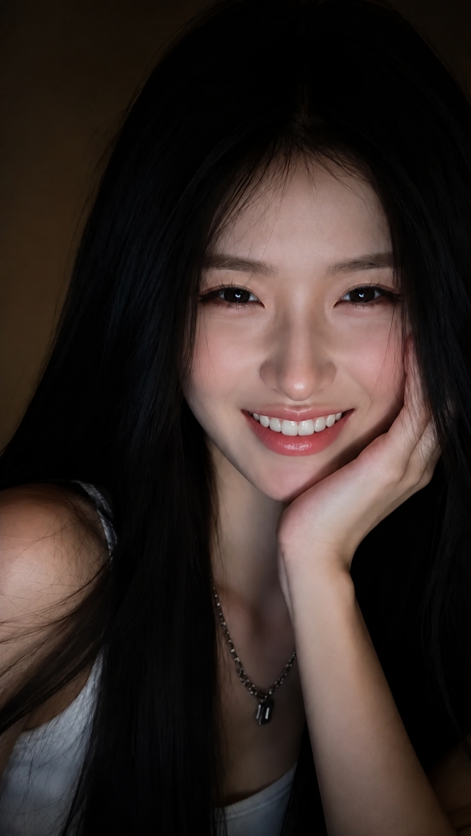
#> input picture assets/expressions/xiaoya_locket/reference-laugh.png, 941 x 1672 px (shown at 1/2 size); the run also reads 1 picture not shown here
$ python compose_locket_expressions.py
#> lines starting #> are read from the running program, lines starting #| are printed output that depends on the picture
#!/usr/bin/env python3
"""Build new locket expression stills from the original calibrated set.

The live renderer swaps source portraits above a strength threshold. Those
portraits must share the same crop, head size and hand pose as the August
xiaoya_locket references. This script never regenerates a full figure; it
only blends eyes / brows / mouth from the locked originals, plus a local
eyelid droop for sleepy.
"""

from __future__ import annotations

import argparse
from pathlib import Path

import cv2
import numpy as np
from PIL import Image

ROOT = Path(__file__).resolve().parents[1]
EXPR_DIR = ROOT / "assets" / "expressions" / "xiaoya_locket"
CANDIDATE_DIR = ROOT / "assets" / "expressions" / "candidates" / "stills"

# Pixel boxes on the 941x1672 August stills (see the y-grid on smirk).
REGIONS = {
    "face": (200, 280, 760, 1040),
    "brows": (270, 330, 690, 500),
    "eyes": (260, 460, 700, 690),
    "eye_l": (270, 460, 475, 690),
    "eye_r": (485, 460, 700, 690),
    "mouth": (320, 740, 660, 960),
    "cheeks": (250, 620, 730, 900),
}

ORIGINALS = (
    "reference-laugh.png",
    "reference-smirk.png",
    "reference-shy.png",
    "reference-wink.png",
    "reference-pout.png",
    "reference-one-brow.png",
    "reference-surprised.png",
    "reference-cute-annoyed.png",
    "reference-cheek-puff.png",
)


def load_rgb(path: Path) -> np.ndarray:
    image = np.asarray(Image.open(path).convert("RGB"))
#> image is the input picture: shape (1672, 941, 3); mean R, G, B 52.5, 41.1, 37.2
    if image.shape[:2] != (1672, 941):
        raise SystemExit(f"{path} must be 941x1672, got {image.shape[1]}x{image.shape[0]}")
    return image


# [48 lines left out: functions ellipse_mask, blend_region, droop_eyes, not called in this run]


def compose() -> dict[str, np.ndarray]:
    src = {name.removeprefix("reference-").removesuffix(".png"): load_rgb(EXPR_DIR / name) for name in ORIGINALS}
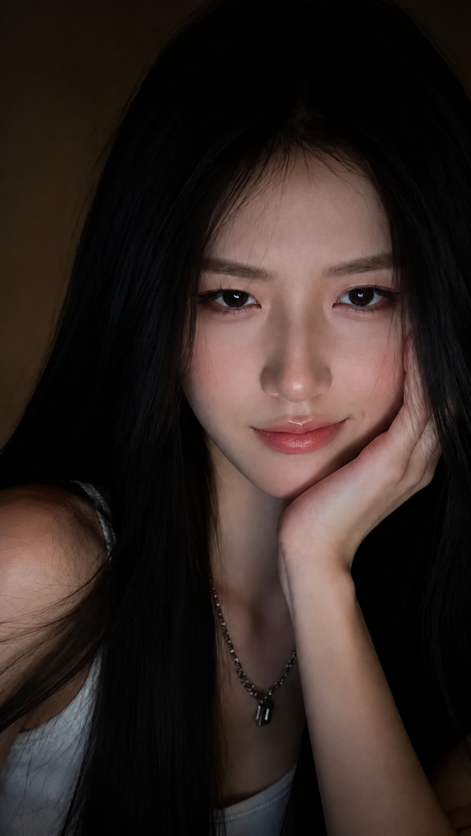
#> input picture assets/expressions/xiaoya_locket/reference-smirk.png, 941 x 1672 px (shown at 1/2 size)
#> in load_rgb, image is the input picture: shape (1672, 941, 3); mean R, G, B 50.1, 38.6, 34.5
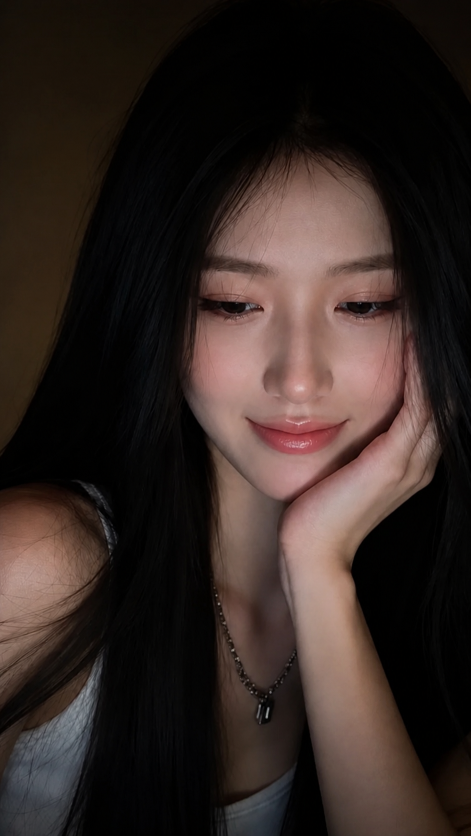
#> input picture assets/expressions/xiaoya_locket/reference-shy.png, 941 x 1672 px (shown at 1/2 size)
#> in load_rgb, image is the input picture: shape (1672, 941, 3); mean R, G, B 51.4, 39.3, 35.1
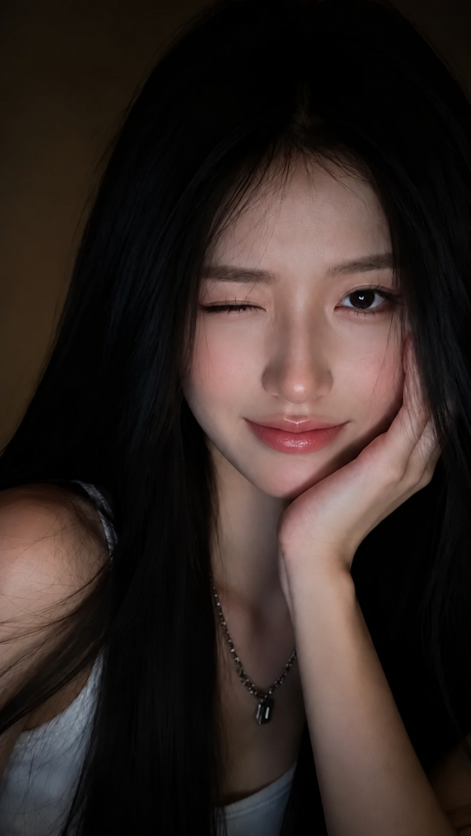
#> input picture assets/expressions/xiaoya_locket/reference-wink.png, 941 x 1672 px (shown at 1/2 size)
#> in load_rgb, image is the input picture: shape (1672, 941, 3); mean R, G, B 51, 39.7, 35.8
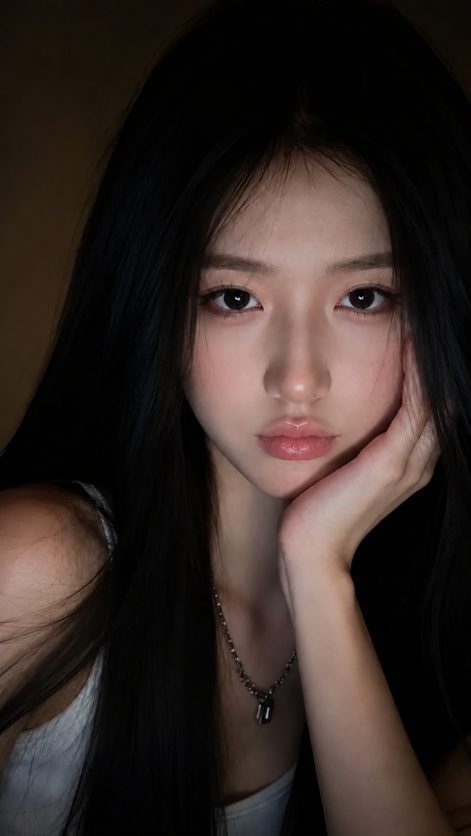
#> input picture assets/expressions/xiaoya_locket/reference-pout.png, 941 x 1672 px (shown at 1/2 size)
#> in load_rgb, image is the input picture: shape (1672, 941, 3); mean R, G, B 52, 40.7, 36.6

    soft_smile = src["smirk"].copy()
    blend_region(soft_smile, src["laugh"], "eyes", 0.42, feather=0.38)
    blend_region(soft_smile, src["laugh"], "cheeks", 0.18, feather=0.50)

    curious = src["one-brow"].copy()
    blend_region(curious, src["surprised"], "eyes", 0.80, feather=0.34)
    blend_region(curious, src["surprised"], "brows", 0.28, feather=0.38)
    blend_region(curious, src["surprised"], "mouth", 0.20, feather=0.45)

    # Hard swap sources stay on a single August plate so identity cannot drift.
    # Shy already looks aside; pout is the only safe closed-mouth bite stand-in.
    side_eye = src["shy"].copy()
    lip_bite = src["pout"].copy()
    sleepy = droop_eyes(src["one-brow"].copy(), amount=0.70)

    tender = src["shy"].copy()
    blend_region(tender, src["pout"], "mouth", 0.48, feather=0.40)
    blend_region(tender, src["cute-annoyed"], "brows", 0.18, feather=0.42)

    return {
        "soft-smile": soft_smile,
        "curious": curious,
        "side-eye": side_eye,
        "lip-bite": lip_bite,
        "sleepy": sleepy,
        "tender": tender,
    }


# [5 lines left out: function body_mse, not called in this run]


def write_png(path: Path, image: np.ndarray) -> None:
    path.parent.mkdir(parents=True, exist_ok=True)
    Image.fromarray(image).save(path, format="PNG")


def main() -> None:
    parser = argparse.ArgumentParser()
    parser.add_argument("--write", action="store_true", help="overwrite live reference PNGs")
    parser.add_argument("--preview-dir", type=Path, default=Path("/tmp/locket-composed"))
    args = parser.parse_args()

    built = compose()
    laugh = load_rgb(EXPR_DIR / "reference-laugh.png")
    args.preview_dir.mkdir(parents=True, exist_ok=True)

    print(f"{'name':12s} {'body_mse':>8s}  path")
    for name, image in built.items():
        mse = body_mse(image, laugh)
        preview = args.preview_dir / f"{name}.png"
        write_png(preview, image)
        face = image[280:1040, 200:760]
        Image.fromarray(face).resize((320, 430)).save(args.preview_dir / f"face-{name}.jpg", quality=90)
        print(f"{name:12s} {mse:8.1f}  {preview}")
        if args.write:
            live = EXPR_DIR / f"reference-{name}.png"
            write_png(live, image)
            candidate = CANDIDATE_DIR / f"{name}.png"
            if candidate.parent.is_dir():
                write_png(candidate, image)
            print(f"  wrote {live}")


if __name__ == "__main__":
#> (the run stopped early here; a loop or call above may not have finished)
